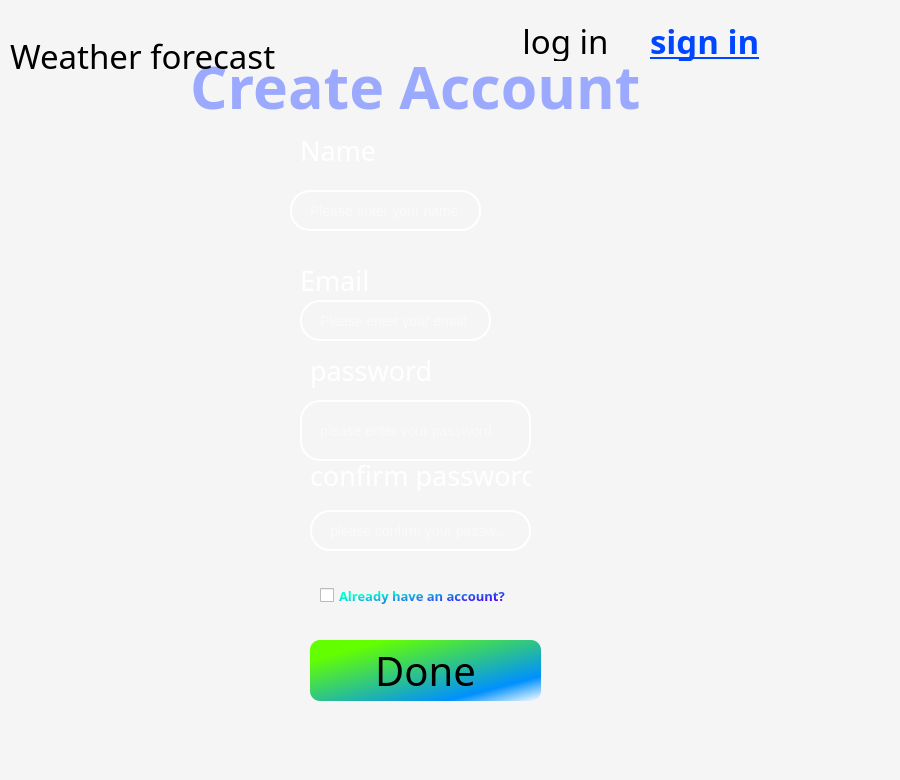
<?xml version="1.0" encoding="UTF-8"?>
<ui version="4.0">
 <class>Form</class>
 <widget class="QWidget" name="Form">
  <property name="geometry">
   <rect>
    <x>0</x>
    <y>0</y>
    <width>900</width>
    <height>780</height>
   </rect>
  </property>
  <property name="windowTitle">
   <string>Form</string>
  </property>
  <widget class="QLabel" name="label">
   <property name="geometry">
    <rect>
     <x>0</x>
     <y>0</y>
     <width>900</width>
     <height>780</height>
    </rect>
   </property>
   <property name="styleSheet">
    <string notr="true">background-color: #F5F5F5;</string>
   </property>
   <property name="text">
    <string/>
   </property>
   <property name="pixmap">
    <pixmap>../img/original-41d71b37aff8a5479729279fbc6bd47e.webp</pixmap>
   </property>
   <property name="scaledContents">
    <bool>true</bool>
   </property>
  </widget>
  <widget class="QLabel" name="label_2">
   <property name="geometry">
    <rect>
     <x>190</x>
     <y>30</y>
     <width>481</width>
     <height>111</height>
    </rect>
   </property>
   <property name="font">
    <font>
     <family>Arial Rounded MT</family>
     <pointsize>44</pointsize>
     <bold>true</bold>
    </font>
   </property>
   <property name="styleSheet">
    <string notr="true">color:rgb(155, 170, 255)</string>
   </property>
   <property name="text">
    <string>Create Account</string>
   </property>
  </widget>
  <widget class="QLabel" name="Txt_email">
   <property name="geometry">
    <rect>
     <x>300</x>
     <y>260</y>
     <width>131</width>
     <height>41</height>
    </rect>
   </property>
   <property name="minimumSize">
    <size>
     <width>131</width>
     <height>0</height>
    </size>
   </property>
   <property name="font">
    <font>
     <family>Berlin Sans FB</family>
     <pointsize>20</pointsize>
    </font>
   </property>
   <property name="styleSheet">
    <string notr="true">color:rgb(255, 255, 255)</string>
   </property>
   <property name="text">
    <string>Email</string>
   </property>
  </widget>
  <widget class="QLabel" name="label_6">
   <property name="geometry">
    <rect>
     <x>220</x>
     <y>280</y>
     <width>49</width>
     <height>16</height>
    </rect>
   </property>
   <property name="text">
    <string/>
   </property>
  </widget>
  <widget class="QLabel" name="label_7">
   <property name="geometry">
    <rect>
     <x>210</x>
     <y>280</y>
     <width>49</width>
     <height>16</height>
    </rect>
   </property>
   <property name="text">
    <string/>
   </property>
  </widget>
  <widget class="QLineEdit" name="txt_email">
   <property name="geometry">
    <rect>
     <x>300</x>
     <y>300</y>
     <width>191</width>
     <height>41</height>
    </rect>
   </property>
   <property name="styleSheet">
    <string notr="true">background-color:qlineargradient(spread:pad, x1:0, y1:0.054, x2:1, y2:0, stop:0 rgba(98, 255, 187, 255), stop:1 rgba(255, 255, 255, 255));
border: 2px solid white;
 border-radius: 20px;
 padding: 10px 16px;
background-color: transparent;
 color: white;
    font-size: 14px;</string>
   </property>
   <property name="placeholderText">
    <string>Please enter your email</string>
   </property>
  </widget>
  <widget class="QLabel" name="lb">
   <property name="geometry">
    <rect>
     <x>310</x>
     <y>350</y>
     <width>171</width>
     <height>41</height>
    </rect>
   </property>
   <property name="font">
    <font>
     <family>Berlin Sans FB</family>
     <pointsize>20</pointsize>
    </font>
   </property>
   <property name="styleSheet">
    <string notr="true">color:rgb(255, 255, 255)</string>
   </property>
   <property name="text">
    <string>password</string>
   </property>
  </widget>
  <widget class="QLineEdit" name="txt_password">
   <property name="geometry">
    <rect>
     <x>300</x>
     <y>400</y>
     <width>231</width>
     <height>61</height>
    </rect>
   </property>
   <property name="styleSheet">
    <string notr="true">background-color:qlineargradient(spread:pad, x1:0, y1:0.054, x2:1, y2:0, stop:0 rgba(98, 255, 187, 255), stop:1 rgba(255, 255, 255, 255));
border: 2px solid white;
 border-radius: 20px;
 padding: 10px 16px;
background-color: transparent;
 color: white;
    font-size: 14px;</string>
   </property>
   <property name="placeholderText">
    <string>please enter your password</string>
   </property>
  </widget>
  <widget class="QLabel" name="label_9">
   <property name="geometry">
    <rect>
     <x>310</x>
     <y>460</y>
     <width>221</width>
     <height>31</height>
    </rect>
   </property>
   <property name="font">
    <font>
     <family>Berlin Sans FB</family>
     <pointsize>20</pointsize>
    </font>
   </property>
   <property name="styleSheet">
    <string notr="true">color:rgb(255, 255, 255)</string>
   </property>
   <property name="text">
    <string>confirm password</string>
   </property>
  </widget>
  <widget class="QLineEdit" name="txt_confirm_password">
   <property name="geometry">
    <rect>
     <x>310</x>
     <y>510</y>
     <width>221</width>
     <height>41</height>
    </rect>
   </property>
   <property name="styleSheet">
    <string notr="true">background-color:qlineargradient(spread:pad, x1:0, y1:0.054, x2:1, y2:0, stop:0 rgba(98, 255, 187, 255), stop:1 rgba(255, 255, 255, 255));
border: 2px solid white;
 border-radius: 20px;
 padding: 10px 16px;
background-color: transparent;
 color: white;
    font-size: 14px;</string>
   </property>
   <property name="placeholderText">
    <string>please confirm your password</string>
   </property>
  </widget>
  <widget class="QPushButton" name="btn_login">
   <property name="geometry">
    <rect>
     <x>480</x>
     <y>20</y>
     <width>171</width>
     <height>41</height>
    </rect>
   </property>
   <property name="font">
    <font>
     <family>Arial Rounded MT</family>
     <pointsize>25</pointsize>
     <italic>false</italic>
     <underline>false</underline>
     <fontweight>DemiBold</fontweight>
    </font>
   </property>
   <property name="styleSheet">
    <string notr="true">border-radius:qlineargradient(spread:pad, x1:0, y1:0.054, x2:1, y2:0, stop:0 rgba(98, 255, 187, 255), stop:1 rgba(255, 255, 255, 255))</string>
   </property>
   <property name="text">
    <string>log in</string>
   </property>
  </widget>
  <widget class="QLabel" name="label_3">
   <property name="geometry">
    <rect>
     <x>650</x>
     <y>20</y>
     <width>111</width>
     <height>41</height>
    </rect>
   </property>
   <property name="font">
    <font>
     <family>Arial Rounded MT</family>
     <pointsize>25</pointsize>
     <bold>true</bold>
     <underline>true</underline>
    </font>
   </property>
   <property name="styleSheet">
    <string notr="true">color:qlineargradient(spread:pad, x1:0, y1:0, x2:1, y2:1, stop:0 rgba(0, 255, 39, 255), stop:0.994475 rgba(0, 70, 255, 255))</string>
   </property>
   <property name="text">
    <string>sign in</string>
   </property>
  </widget>
  <widget class="QLabel" name="label_4">
   <property name="geometry">
    <rect>
     <x>10</x>
     <y>30</y>
     <width>271</width>
     <height>51</height>
    </rect>
   </property>
   <property name="font">
    <font>
     <family>MV Boli</family>
     <pointsize>25</pointsize>
    </font>
   </property>
   <property name="text">
    <string>Weather forecast</string>
   </property>
  </widget>
  <widget class="QPushButton" name="btn_register">
   <property name="geometry">
    <rect>
     <x>310</x>
     <y>640</y>
     <width>231</width>
     <height>61</height>
    </rect>
   </property>
   <property name="font">
    <font>
     <family>Segoe MDL2 Assets</family>
     <pointsize>30</pointsize>
    </font>
   </property>
   <property name="styleSheet">
    <string notr="true">background-color:qlineargradient(spread:pad, x1:0, y1:0, x2:1, y2:1, stop:0.165746 rgba(99, 255, 0, 255), stop:0.79558 rgba(0, 144, 255, 255), stop:1 rgba(255, 255, 255, 255));
border-radius: 10px</string>
   </property>
   <property name="text">
    <string>Done</string>
   </property>
  </widget>
  <widget class="QPushButton" name="btn_eye_p">
   <property name="geometry">
    <rect>
     <x>480</x>
     <y>420</y>
     <width>51</width>
     <height>21</height>
    </rect>
   </property>
   <property name="styleSheet">
    <string notr="true">background: none;
border: none;</string>
   </property>
   <property name="text">
    <string/>
   </property>
   <property name="icon">
    <iconset>
     <normaloff>../../../../../Downloads/eye-slash-solid (1).svg</normaloff>../../../../../Downloads/eye-slash-solid (1).svg</iconset>
   </property>
  </widget>
  <widget class="QPushButton" name="btn_eye_cp">
   <property name="geometry">
    <rect>
     <x>490</x>
     <y>520</y>
     <width>41</width>
     <height>21</height>
    </rect>
   </property>
   <property name="styleSheet">
    <string notr="true">background: none;
border: none;</string>
   </property>
   <property name="text">
    <string/>
   </property>
   <property name="icon">
    <iconset>
     <normaloff>../../../../../Downloads/eye-slash-solid (1).svg</normaloff>../../../../../Downloads/eye-slash-solid (1).svg</iconset>
   </property>
  </widget>
  <widget class="QCheckBox" name="checkBox">
   <property name="geometry">
    <rect>
     <x>320</x>
     <y>580</y>
     <width>191</width>
     <height>31</height>
    </rect>
   </property>
   <property name="font">
    <font>
     <family>Arial Rounded MT</family>
     <pointsize>10</pointsize>
     <bold>true</bold>
    </font>
   </property>
   <property name="styleSheet">
    <string notr="true">color:qlineargradient(spread:pad, x1:0, y1:0, x2:1, y2:1, stop:0.287293 rgba(0, 255, 207, 255), stop:0.834254 rgba(67, 0, 255, 255))</string>
   </property>
   <property name="text">
    <string>Already have an account?</string>
   </property>
  </widget>
  <widget class="QLabel" name="Txt_email_2">
   <property name="geometry">
    <rect>
     <x>300</x>
     <y>130</y>
     <width>131</width>
     <height>41</height>
    </rect>
   </property>
   <property name="minimumSize">
    <size>
     <width>131</width>
     <height>0</height>
    </size>
   </property>
   <property name="font">
    <font>
     <family>Berlin Sans FB</family>
     <pointsize>20</pointsize>
    </font>
   </property>
   <property name="styleSheet">
    <string notr="true">color:rgb(255, 255, 255)</string>
   </property>
   <property name="text">
    <string>Name</string>
   </property>
  </widget>
  <widget class="QLineEdit" name="txt_name">
   <property name="geometry">
    <rect>
     <x>290</x>
     <y>190</y>
     <width>191</width>
     <height>41</height>
    </rect>
   </property>
   <property name="styleSheet">
    <string notr="true">background-color:qlineargradient(spread:pad, x1:0, y1:0.054, x2:1, y2:0, stop:0 rgba(98, 255, 187, 255), stop:1 rgba(255, 255, 255, 255));
border: 2px solid white;
 border-radius: 20px;
 padding: 10px 16px;
background-color: transparent;
 color: white;
    font-size: 14px;</string>
   </property>
   <property name="placeholderText">
    <string>Please enter your name</string>
   </property>
  </widget>
 </widget>
 <resources/>
 <connections/>
</ui>
